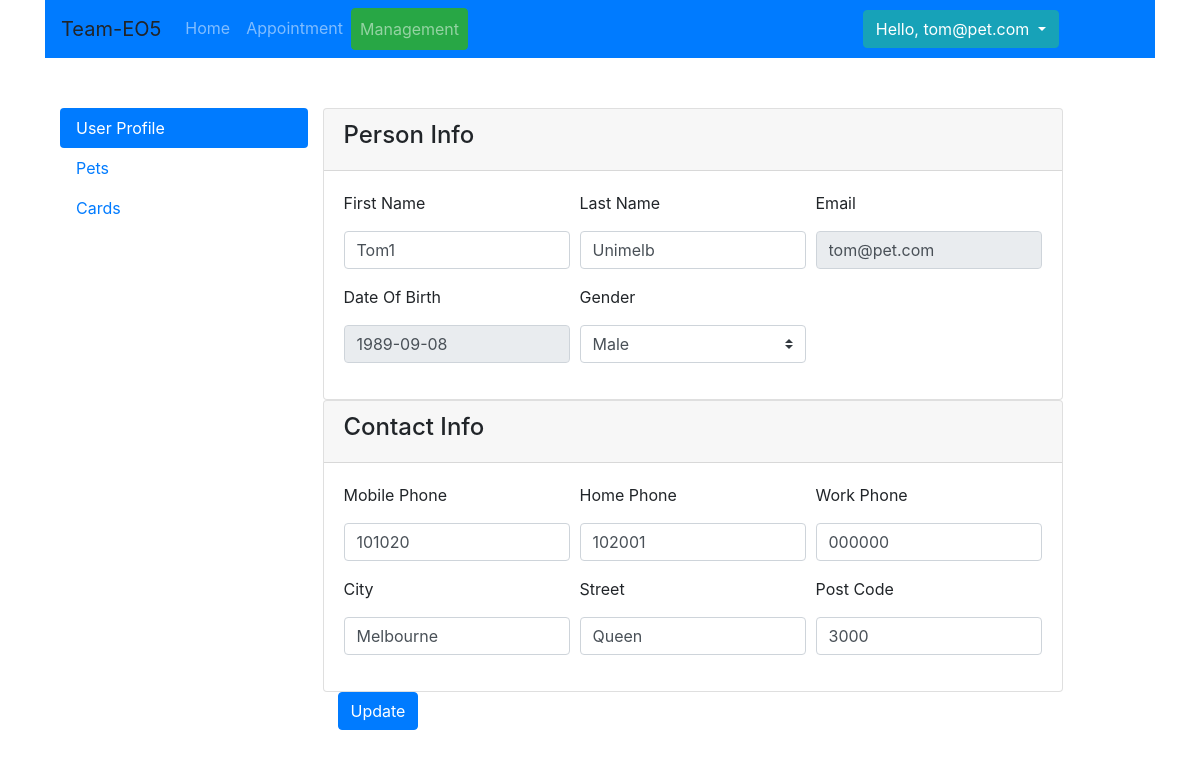
Page /user (signed in) on the committed database.
### app/models.py (models this page shows, shortened)
class User(db.Model):
    __tablename__ = 'User'
    id = db.Column(db.Integer, primary_key=True)
    first_name = db.Column(db.String(20))
    last_name = db.Column(db.String(20))
    email = db.Column(db.String(50))
    password = db.Column(db.String(50))
    dob = db.Column(db.DATE, default=datetime.now)
    gender = db.Column(db.CHAR(1))
    phone = db.Column(db.String(10))
    home_number = db.Column(db.String(10))
    work_number = db.Column(db.String(10))
    address_id = db.Column(db.Integer, db.ForeignKey('Address.id'),
                           nullable=False)
    address = db.relationship('Address')
    active = db.Column(db.BOOLEAN)
    admin = db.Column(db.BOOLEAN)
    register_date = db.Column(db.DATETIME, default=datetime.now)
    def is_admin(self):
        return self.admin

class Address(db.Model):
    __tablename__ = 'Address'
    id = db.Column(db.Integer, primary_key=True)
    city = db.Column(db.String(20))
    street = db.Column(db.String(50))
    post_code = db.Column(db.INTEGER)

### app/subapps/home/routing.py (the view, shortened to what this page needs)
@homeRoute.route('/user', methods=['GET', 'POST'])
@login_required
def user_update():
    form = UserProfileForm()
    return render_template('home/user.html', form=form, current_page="user", user_tab="user")

### app/utli/forms.py
class UserProfileForm(Form):
    first_name = StringField('First Name', validators=[DataRequired()])
    last_name = StringField('Last Name', validators=[DataRequired()])
    email = StringField('Email', validators=[DataRequired()])
    phone = StringField('Mobile Phone')
    home_number = StringField('Home Phone')
    work_number = StringField('Work Phone')
    dob = DateField('Date Of Birth', validators=[DataRequired()])
    gender = SelectField('Gender', validators=[DataRequired()], choices=[('M', 'Male'), ('F', 'Female')])
    city = StringField('City', validators=[DataRequired()])
    street = StringField('Street', validators=[DataRequired()])
    post_code = IntegerField("Post Code", validators=[DataRequired()])

### app/manage.py (called while the page is built)
@login_manager.user_loader
def load_user(user_id):
    from app.models import User
    from app.db_info import Session
    session = Session()
    user = session.query(User).options(subqueryload(User.address)).filter(User.id == user_id).first()
    session.close()
    return user

### run.py (called while the page is built)
@app.before_request
def before_request():
    pass

### app/subapps/home/templates/home/user.html (shortened to what this page needs)
{% extends "home/management_base.html" %}
{% block main_content %}
    {% include "forms/user_profile.html" with context %}
{% endblock %}

### app/templates/base.html (shortened to what this page needs)
<head>
    <link rel="stylesheet" type=text/css href="{{ url_for('static', filename='bootstrap.min.css') }}">
    <link rel="stylesheet" type=text/css href="{{ url_for('static', filename='bootstrap-datepicker3.min.css') }}">
</head>
<body>
<div class="container">
    <nav class="navbar navbar-expand-lg  navbar navbar-dark bg-primary">
        <a class="navbar-brand">Team-EO5</a>
        <div class="collapse navbar-collapse" id="navbarTogglerDemo02">
            <ul class="navbar-nav mr-auto mt-2 mt-lg-0">
                <li class="nav-item ">
                    <a class="nav-link {% if current_page == 'home' %}btn btn-success{% endif %}"
                       href="{{ url_for('homeRoute.index') }} ">Home <span class="sr-only">(current)</span></a>
                </li>
                <li class="nav-item">
                    <a class="nav-link {% if current_page == 'appointment' %}btn btn-success{% endif %}"
                       href="{{ url_for('homeRoute.appt') }}">Appointment</a>
                </li>
                <li class="nav-item">
                    <a class="nav-link {% if current_page == 'user' %}btn btn-success{% endif %}"
                       href="{{ url_for('homeRoute.user_update') }}">Management</a>
                </li>
            </ul>
            {% if current_user.is_authenticated %}
                <div class="dropdown">
                    <button class="btn btn-info dropdown-toggle" type="button" id="dropdownMenuButton"
                            data-toggle="dropdown" aria-haspopup="true" aria-expanded="false">
                        Hello, {{ current_user.email }}
                    </button>
                </div>
            {% else %}
                <div class="btn-group" role="group" aria-label="Basic example">
                    <a class="btn btn-info" href="{{ url_for('homeRoute.login') }}?next={{ request.path }}"
                       role="button">Login</a>
                    <a class="btn btn-info" href="{{ url_for("homeRoute.register") }}" role="button">Sign Up</a>
                </div>
            {% endif %}
            <div class="col-md-1"></div>
        </div>
    </nav>
    <div class="container">
        {% block content %}<h1>Base Template with css and js</h1>{% endblock %}
    </div>
</div>
</body>

### app/subapps/home/templates/forms/_fields_macro.html (shortened to what this page needs)
{% macro render_string(field, value='', type='text', readonly=None,class='col-sm-8',required=true) -%}
    <div class="{{ class }}">
        <input type="{{ type }}" placeholder="{{ field.name }}" class="form-control"
                {% if readonly %} readonly {% endif %}
                {% if required %} required {% endif %}
               id="id_{{ field.name }}"
               name="{{ field.name }}" value="{{ value|e }}">
    </div>
{% endmacro %}
{% macro render_select(field,value='',class='col-sm-8') -%}
    <div class="{{ class }}">
        <select class="custom-select" id="id_{{ field.name }}" name="{{ field.name }}">
            {% for option in field.choices %}
                <option value={{ option[0] }} {% if value == option[0] %}
                    selected {% endif %}>{{ option[1] }}</option>
            {% endfor %}
        </select>
    </div>
{% endmacro %}
{% macro render_date(field=None,value="",class='col-sm-8') -%}
    <div class="{{ class }}">
        <input type="text" value="{{ value }}" readonly class=" form-control {{ field.name }}"
               name="{{ field.name }}" id="id_{{ field.name }}" data-date-format="yyyy-mm-dd ">
    </div>
{% endmacro %}

### rows in the picture
User: email "tom@pet.com", first_name "Tom1", last_name "Unimelb", dob "1989-09-08", phone "101020", home_number "102001", work_number "000000"
Address: city "Melbourne", street "Queen", post_code "3000"

### other values in the picture
form field gender "Male"
